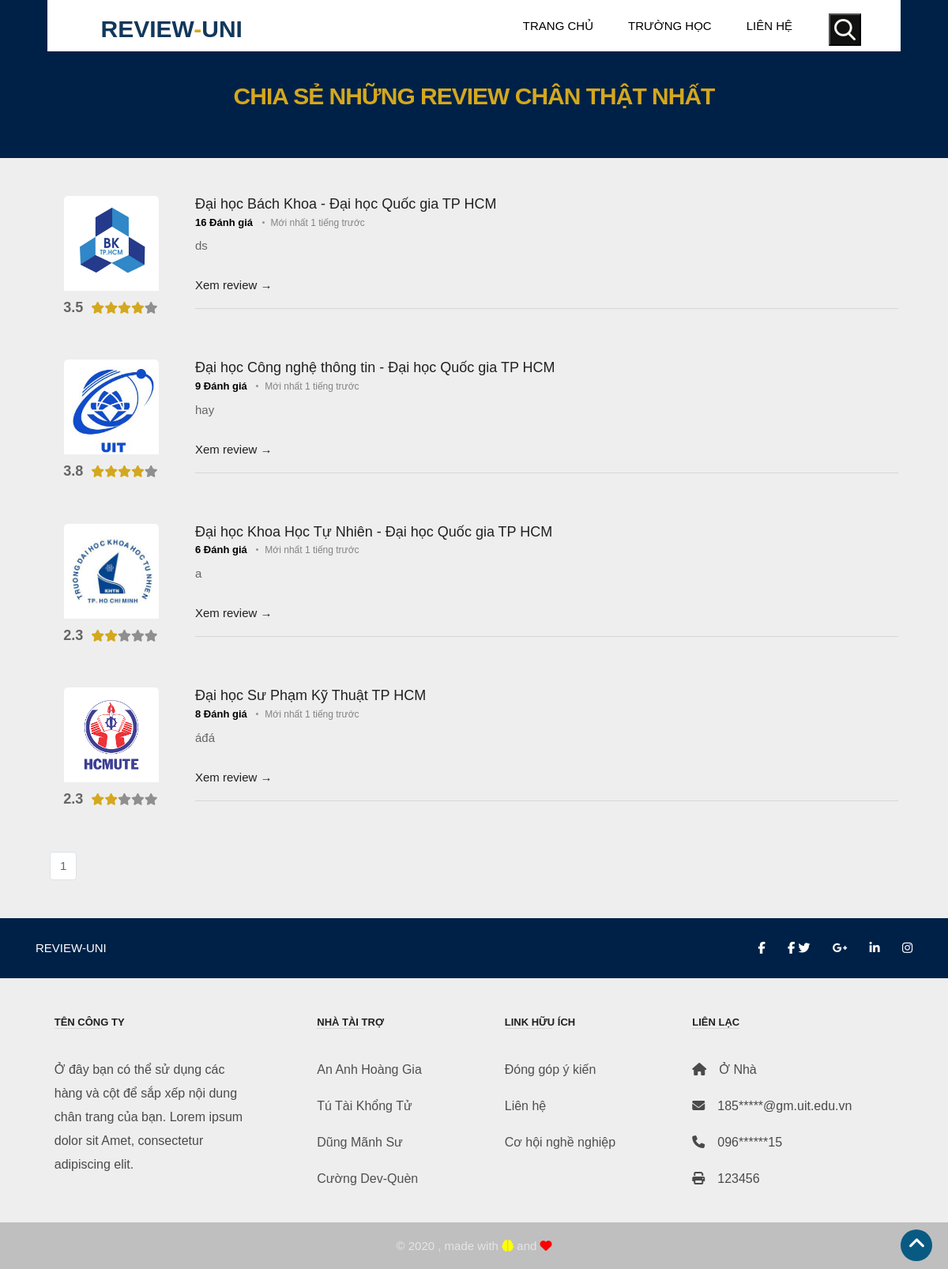
The app's page /public/all-uni.php with its own data.
### tables this page shows
CREATE TABLE `truong` (
  `MaTr` varchar(50) NOT NULL,
  `TenTr` varchar(255) DEFAULT NULL,
  `DiaChi` varchar(255) DEFAULT NULL,
  `Logo` text NOT NULL
);

CREATE TABLE `ctblt` (
  `MaBLT` int(11) NOT NULL,
  `MaTr` varchar(50) NOT NULL,
  `MaNBL` int(11) NOT NULL,
  `NdBL` varchar(1024) DEFAULT NULL,
  `Sao` int(11) DEFAULT NULL,
  `ThoiGian` date NOT NULL DEFAULT current_timestamp()
);

### public/all-uni.php (the view, shortened to what this page needs)
<?php
  include "../hvsf/header.php";
?>
 <section class="cta-section py-5">
        <div class="container text-center">
            <h2>Chia sẻ những review chân thật nhất</h2>
        </div>
    </section>
<div class="main-wrapper silver_bg">
    <section class=" px-3 py-5 p-md-5">
        <div class="container">
        <?php
          $connect = mysqli_connect('localhost', 'root', '');
          mysqli_select_db($connect, 'reviewuni');
          $sql = "SELECT MaTr FROM truong";
          $result_sql= mysqli_query($connect, $sql);
          $page = 1;
          $limit = 10;
          $total_record = mysqli_num_rows($result_sql);
          $total_page = ceil($total_record / $limit);
          $start = ($page - 1) * $limit;
          $query = "SELECT * FROM truong tr limit $start, $limit";
          $result = mysqli_query($connect, $query);
           while ($row = mysqli_fetch_assoc($result)) {
              $MaTr = $row['MaTr'];
              $count_result=mysqli_query($connect, "SELECT * from  ctblt ct WHERE '$MaTr'= ct.MaTr");
              $count_rv = mysqli_num_rows($count_result);
              $rv_result=mysqli_query($connect, "SELECT * from  ctblt ct WHERE '$MaTr'= ct.MaTr ORDER BY MaBLT DESC LIMIT 1");
              $rv_row = mysqli_fetch_assoc($rv_result);
              $sum_result = mysqli_query($connect,"SELECT SUM(Sao) AS value_sum FROM ctblt ct WHERE '$MaTr'= ct.MaTr");
              $sum_row = mysqli_fetch_assoc($sum_result);
              $sum = $sum_row['value_sum'];
              $avg = (float)round($sum/$count_rv, 1);
              $trim_rv = mb_strimwidth($rv_row['NdBL'], 0, 250, '...');
              echo '<div class="mb-5">
                      <div class="row">
                          <div class="col-lg-2 col-md-3">
                              <a href="showReview.php?MaTr='.$row['MaTr'].'"><img class="mr-3 img-fluid post-thumb d-md-flex" src="'.$row['Logo'].'" alt="image"></a>
                              <div class="review_star">
                              <strong style="font-size: 120%;">'.$avg.'</strong>';
                              for($i = 1; $i <= 5; $i++) {
                                $ratingClass = "none_star";
                                if($i <= round($avg)) {
                                  $ratingClass = "yellow_star";
                                }
                                echo '<a class="'.$ratingClass.'"><i class="fas fa-star"></i></a>';
                               }
               echo' </div>
                          </div>
                          <div class="col-lg-10 col-md-9 col-sm-12">
                              <h3 class="title"><a href="showReview.php?MaTr='.$row['MaTr'].'">'.$row['TenTr'].'</a></h3>
                              <div class="meta mb-1"><span class="comment"><a href="#"><strong> '.$count_rv.' Đánh giá </strong></a></span><span class="date">Mới nhất 1 tiếng trước</span></div>
                              <div class="intro">'.$trim_rv.'</div>
                              <a class="view-review" href="showReview.php?MaTr='.$row['MaTr'].'">Xem review &rarr;</a>
                              <hr>
                          </div>
                      </div>
                  </div>';
          }
        ?>
      <nav aria-label="Page navigation example">
        <ul class="pagination">
          <?php
            for ($i = 1; $i <= $total_page; $i++) {
              if ($i == $page) {
                echo '<li class="page-item"><a class="page-link">' . $i . '</a></li>';
              } else {
                echo '<li class="page-item"><a class="page-link" href="all-uni.php?page=' . $i . '">' . $i . '</a></li>';
              }
            }
            ?>
        </ul>
        </nav>
        </div>
    </section>
</div>
<?php
  include "../hvsf/footer.php"
?>

### hvsf/header.php (shortened to what this page needs)
<!DOCTYPE html>
<html lang="vi">
<head>
  <link rel="stylesheet" href="https://stackpath.bootstrapcdn.com/bootstrap/4.3.1/css/bootstrap.min.css"
>
  <link rel="stylesheet" href="css/showReview.css">
  <link rel="stylesheet" href="css/style.css" />
</head>
<body id="home" data-spy="scroll">
 <header class="top-header">
  <nav class="navbar header-nav navbar-expand-lg">
    <div class="container-fluid">
      <a class="navbar-brand" href="index.php">REVIEW<span>-</span>UNI</a>
      <div class="collapse navbar-collapse justify-content-end" id="navbar-wd">
        <ul class="navbar-nav">
          <li><a class="nav-link active" href="index.php">Trang chủ</a></li>
          <li><a class="nav-link" href="all-uni.php">Trường học</a></li>
          <li><a class="nav-link" href="contact.php">Liên hệ</a></li>
        </ul>
      </div>
      <div class="search-box">
        <form method="POST" action="search.php">
        <button type="submit" name="submit-search" class="search-btn"> <img src="images/search_icon.png" alt="#"> </button>
      </form>
      </div>
    </div>
  </nav>
</header>

### hvsf/footer.php (shortened to what this page needs)
 <footer class="page-footer font-small silver_bg ">
<div style="background-color: #002147;">
  <div class="container">
    <div class="row py-4 d-flex align-items-center">
      <div class="col-md-6 col-lg-5 text-center text-md-left mb-4 mb-md-0">
        <a href="#">REVIEW-UNI</a>
      </div>
      <div class="col-md-6 col-lg-7 text-center text-md-right">
        <a class="fb-ic">
          <i class="fab fa-facebook-f white-text mr-4"> </i>
          <i class="fab fa-facebook-f"></i>
        </a>
        <a class="tw-ic">
          <i class="fab fa-twitter white-text mr-4"> </i>
        </a>
        <a class="gplus-ic">
          <i class="fab fa-google-plus-g white-text mr-4"> </i>
        </a>
        <a class="li-ic">
          <i class="fab fa-linkedin-in white-text mr-4"> </i>
        </a>
        <a class="ins-ic">
          <i class="fab fa-instagram white-text"> </i>
        </a>
      </div>
    </div>
  </div>
</div>
<div class="container text-center text-md-left mt-5">
  <div class="row mt-3">
    <div class="col-md-3 col-lg-4 col-xl-3 mx-auto mb-4">
      <h6 class="text-uppercase font-weight-bold">Tên Công Ty</h6>
      <hr class="deep-purple accent-2 mb-4 mt-0 d-inline-block mx-auto" style="width: 60px;">
      <p>Ở đây bạn có thể sử dụng các hàng và cột để sắp xếp nội dung chân trang của bạn. Lorem ipsum dolor sit
      Amet, consectetur adipiscing elit.</p>
    </div>
    <div class="col-md-2 col-lg-2 col-xl-2 mx-auto mb-4">
      <h6 class="text-uppercase font-weight-bold">Nhà tài trợ</h6>
      <hr class="deep-purple accent-2 mb-4 mt-0 d-inline-block mx-auto" style="width: 60px;">
      <p>
        <a href="#!">An Anh Hoàng Gia</a>
      </p>
      <p>
        <a href="#!">Tú Tài Khổng Tử</a>
      </p>
      <p>
        <a href="#!">Dũng Mãnh Sư</a>
      </p>
      <p>
        <a href="#!">Cường Dev-Quèn</a>
      </p>
    </div>
    <div class="col-md-3 col-lg-2 col-xl-2 mx-auto mb-4">
     <h6 class="text-uppercase font-weight-bold">Link hữu ích</h6>
    <hr class="deep-purple accent-2 mb-4 mt-0 d-inline-block mx-auto" style="width: 60px;">
    <p>
      <a href="../public/html/feedback.html">Đóng góp ý kiến</a>
    </p>
    <p>
      <a href="contact.php">Liên hệ</a>
    </p>
    <p>
      <a href="../public/html/jobs.html">Cơ hội nghề nghiệp</a>
    </p>
    </div>
    <div class="col-md-4 col-lg-3 col-xl-3 mx-auto mb-md-0 mb-4">
      <h6 class="text-uppercase font-weight-bold">Liên Lạc</h6>
      <hr class="deep-purple accent-2 mb-4 mt-0 d-inline-block mx-auto" style="width: 60px;">
      <p>
        <i class="fas fa-home mr-3"></i>Ở Nhà</p>
        <p>
          <i class="fas fa-envelope mr-3"></i>185*****@gm.uit.edu.vn</p>
          <p>
            <i class="fas fa-phone mr-3"></i>096******15</p>
            <p>
              <i class="fas fa-print mr-3"></i>123456</p>
            </div>
          </div>
        </div>
        <div class="footer-copyright text-center py-3">©
          , made with
          <i class="fas fa-brain"></i>
          and
          <i class="fas fa-heart"></i>
        </div>
      </footer>
<a href="#" id="scroll-to-top" class="hvr-radial-out"><i class="fa fa-angle-up"></i></a>
</body>
</html>

### public/css/showReview.css (style rules this page uses)
* { margin: 0; padding: 0; }
footer { color: #4f4f4f !important; }
.align-items-center a { color: #FFFFFF !important; }
footer.page-footer .footer-copyright { overflow: hidden; color: rgba(255,255,255,0.6); background-color: rgba(0,0,0,0.2); }
footer a { color: #4f4f4f !important; text-decoration: none !important; }
.fa-brain { color: yellow; }
.fa-heart { color: red; }
h3 { font-weight: normal; }
.date { font-size: 12px; color: #00000073; text-align: center; }
html, body { width: 100%; height: 100%; }
.top-header { position: absolute; top: 0px; left: 0px; z-index: 20; background-position: left; background-repeat: no-repeat; background-color: #fff; background-size: auto 100%; width: 90%; margin: 0 5%; }
.top-header .navbar { padding: 5px 0px; }
.top-header .navbar .navbar-collapse ul li a { text-transform: uppercase; font-size: 15px; padding: 7px 20px; position: relative; font-weight: 400; overflow: hidden; color: #000; }
.top-header .navbar .navbar-collapse ul li { margin: 0 2px; }
.top-header #navbar-wd { padding-right: 100px; }
a.navbar-brand { left: 0; position: relative; height: 55px; font-size: 30px; margin-left: 5%; font-weight: 800; color: #12385B; }
a.navbar-brand span { color: #d4a81e; }
.review_star strong { font-size: 20px; padding-right: 10px; }
.yellow_star i { color: #d4a81e; }
.review_star { text-align: center; }
.search-box { position: absolute; top: 0; right: 50px; height: auto; padding: 0; margin-top: 17px; }
.search-btn { float: right; width: 41px; height: 41px; background: transparent; display: flex; justify-content: center; align-items: center; background: #111; }

### records on screen
truong: Logo (picture), avg "3.5", TenTr "Đại học Bách Khoa - Đại học Quốc gia TP HCM", count_rv "16", ctblt.NdBL "ds"
truong: Logo (picture), avg "3.8", TenTr "Đại học Công nghệ thông tin - Đại học Quốc gia TP HCM", count_rv "9", ctblt.NdBL "hay"
truong: Logo (picture), avg "2.3", TenTr "Đại học Khoa Học Tự Nhiên - Đại học Quốc gia TP HCM", count_rv "6", ctblt.NdBL "a"
truong: Logo (picture), avg "2.3", TenTr "Đại học Sư Phạm Kỹ Thuật TP HCM", count_rv "8", ctblt.NdBL "áđá"
